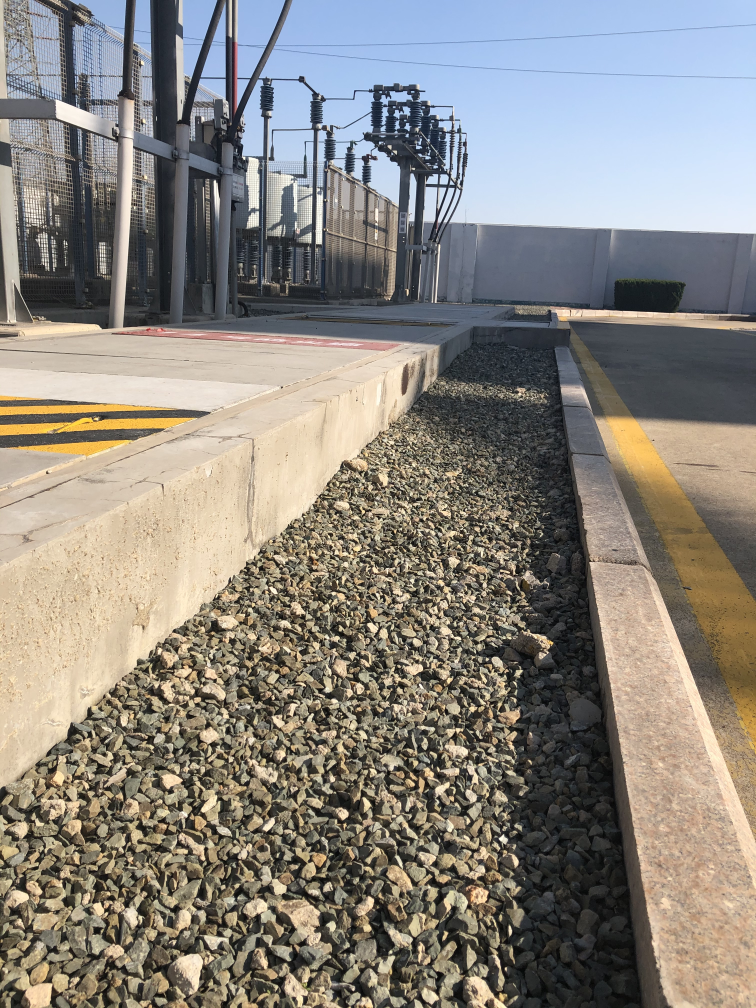
//> input picture roadpics/16.JPG, 3024 x 4032 px, given in place of 2.jpg, which was not available (shown at 1/4 size)
$ ./main   (built with g++ and OpenCV 4)
//> lines starting //> are read from the running program, lines starting //| are printed output that depends on the picture; after the words box and inside, x2 and y2 are one past the last pixel; in counts of white or black regions, pixels touching at a corner belong together; pictures that were not available may be replaced by others from this repository, and a replacement may not be noted
#include "opencv2/imgcodecs.hpp"
#include "opencv2/highgui.hpp"
#include "opencv2/imgproc.hpp"
#include <iostream>
using namespace cv;
using namespace std;

cv::Mat ero_dila(cv::Mat img, int iter1, int iter2) {
        cv::Mat ero_dila_img;
        cv::erode(img, ero_dila_img, Mat(), Point(-1,-1), iter1);
        cv::dilate(ero_dila_img, ero_dila_img, Mat(), Point(-1,-1), iter2);
        return ero_dila_img;
}

float get_slope(int x1, int y1, int x2, int y2) {
        float slp;
        if (x2 - x1 == 0) {
                slp = 999;
        } else {
                slp = (y2 - y1) / (x2 - x1);
        }
        return slp;
}

cv::Point point_on_line(cv::Vec4f line, int y) {
        float x0 = line[2];
        float y0 = line[3];
        float slope = line[1] / line[0];
        int x = (y - y0) / slope + x0;
        return cv::Point(x, y);
}

int main(int argc, char** argv)
{
        // Declare the output variables
        // Mat dst, cdst, cdstP;
        // const char* default_file = "sudoku.png";
        // const char* filename = argc >=2 ? argv[1] : default_file;

        // Loads an image
        cv::Mat src = cv::imread( "../roadpics/2.jpg", IMREAD_GRAYSCALE );
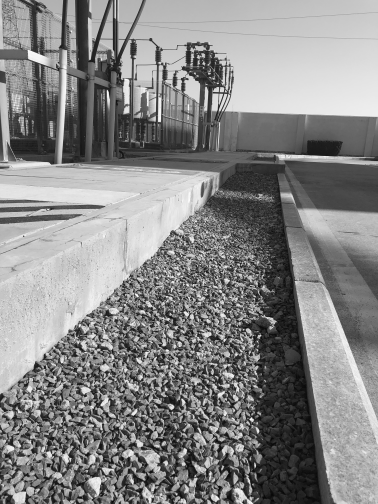
//> src: 4032 rows x 3024 cols, CV_8UC1 (shown at 1/8 size); min 0, max 255, mean 134.1
        cv::Mat img = cv::imread( "../roadpics/2.jpg" );
//> img is the input picture: 4032 rows x 3024 cols, CV_8UC3; mean B, G, R 126.6, 133.5, 138.1


        // Check if image is loaded fine
        if(src.empty()) {
                printf(" Error opening image\n");
                return -1;
        }


////////////////////////////////////////////////////////////////////////////////
// BRIGHTNESS & CONTRAST
        Mat new_image = Mat::zeros( src.size(), src.type() );
        float alpha = 2.1; /*< Simple contrast control */
        int beta = 1.4; /*< Simple brightness control */
        // MEAN
        int mean = 0;
        for( int y = 0; y < src.rows; y++ ) {
                for( int x = 0; x < src.cols; x++ ) {
                        mean += src.at<uchar>(y,x);
                }
        }
//> this loop made 4032 passes
//> mean on passes 1 to 3: 513061, 1025948, 1538741
//> after the loop, mean = 1635091447
        mean = mean / src.rows / src.cols;
//> mean = 134
        // BR & CT
        for( int y = 0; y < src.rows; y++ ) {
                for( int x = 0; x < src.cols; x++ ) {
                        new_image.at<uchar>(y,x) =
                                saturate_cast<uchar>( alpha*(src.at<uchar>(y,x)-mean) + beta*mean );
                }
        }
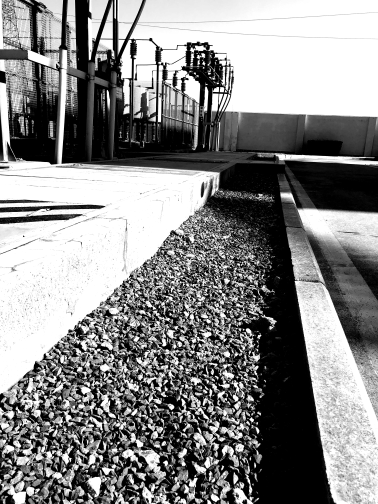
//> new_image: 4032 rows x 3024 cols, CV_8UC1 (shown at 1/8 size); min 0, max 255, mean 135.9

////////////////////////////////////////////////////////////////////////////////
// GAUSSIAN BLUR
        cv::Mat blur_img;
        cv::GaussianBlur( new_image, blur_img, Size( 31, 21 ), 0, 0 );

////////////////////////////////////////////////////////////////////////////////
// BINARY
        cv::Mat binary_img;
        cv::threshold(blur_img, binary_img, 200, 255, cv::THRESH_BINARY);
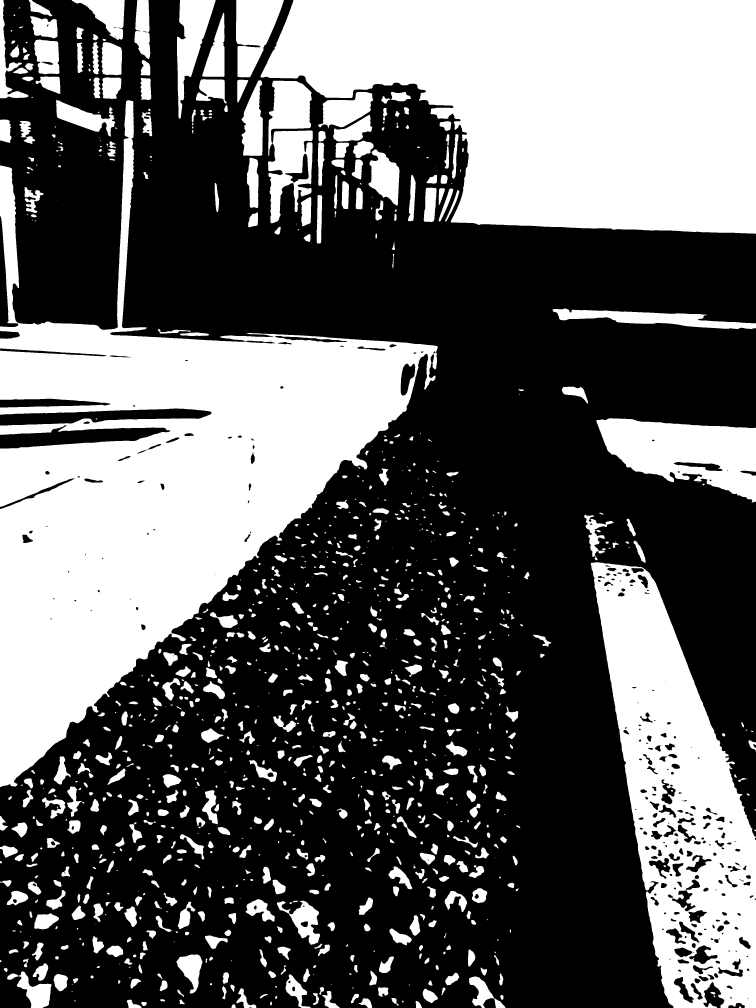
//> binary_img: 4032 rows x 3024 cols, CV_8UC1 (shown at 1/4 size); 38.3% white; 1136 white regions (136 under 20 px), largest, box (x1, y1, x2, y2) and area: (0, 401, 1751, 3149) 1723305, (1042, 0, 3024, 935) 1348305, (2363, 2249, 3024, 4032) 594773

////////////////////////////////////////////////////////////////////////////////
// EROSION & DILATION

        cv::Mat ero_img = ero_dila(binary_img, 12, 0);
        cv::Mat dila_img = ero_dila(ero_img, 0, 20);
        cv::Mat ero_img_2 = ero_dila(dila_img, 5, 0);

////////////////////////////////////////////////////////////////////////////////
// AND
        cv::Mat and_img;
        cv::bitwise_and(dila_img, ~ero_img_2, and_img);
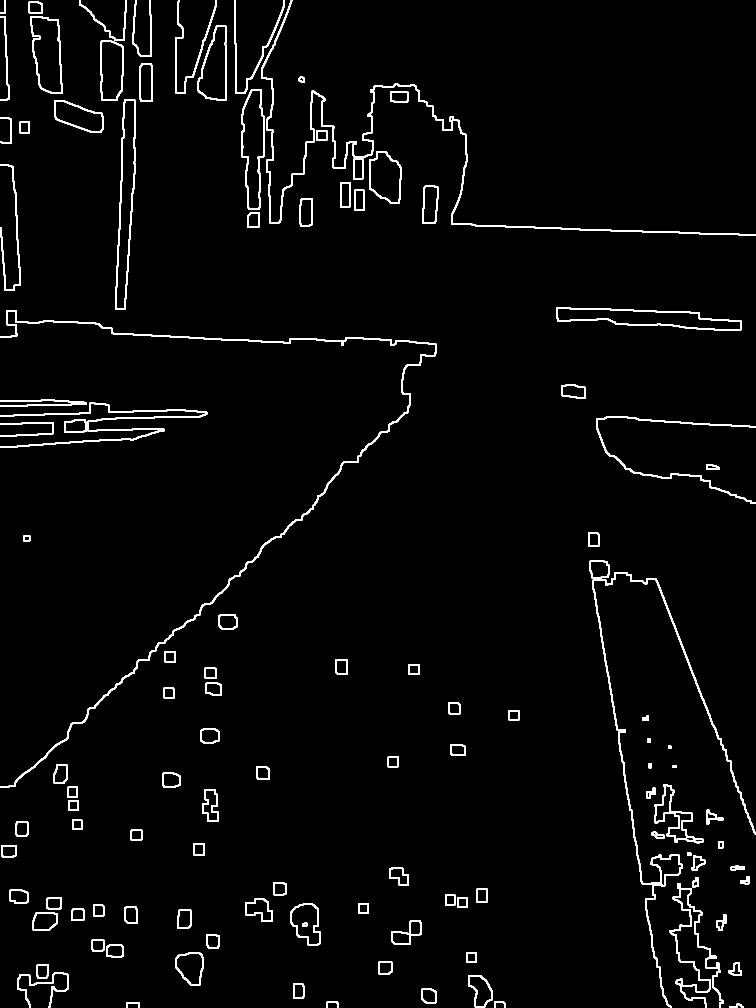
//> and_img: 4032 rows x 3024 cols, CV_8UC1 (shown at 1/4 size); 2.3% white; 115 white regions, largest, box (x1, y1, x2, y2) and area: (0, 1240, 1745, 3152) 28960, (1045, 0, 3024, 942) 27412, (2371, 2289, 3024, 4032) 22640

////////////////////////////////////////////////////////////////////////////////
// HOUGH
        std::vector<Vec4i> lines;
        cv::HoughLinesP(and_img, lines, 2, CV_PI/60, 160, 200, 25);
//> lines = 128 lines (x1, y1, x2, y2), first 8: [2627, 2318, 2872, 2956], [2360, 2243, 2468, 2921], [2435, 2700, 2568, 3537], [445, 1333, 1163, 1370], [461, 1213, 491, 623], [2630, 2323, 2883, 2980], [2623, 2314, 2830, 2853], [451, 1336, 1093, 1369]
        // [7 lines of commented-out code are left out]
        float slope_upper = 4;
        float slope_lower = 0.5;
        std::vector<float> slopes;
        std::vector<Vec4i> new_lines;
        for (size_t i = 0; i < lines.size(); i++) {
                cv::Vec4i line = lines[i];
                float slope = get_slope(line[0],line[1],line[2],line[3]);
                if (abs(slope) > slope_lower && abs(slope) < slope_upper) {
                        slopes.push_back(slope);
                        new_lines.push_back(line);
                        // cv::line(img, cv::Point(line[0],line[1]), cv::Point(line[2],line[3]), Scalar(255,0,0), 5, cv::LINE_AA);
                }
        }
//> this loop made 128 passes
//> (line, slp in get_slope, slope) on passes 1 to 8: ([2627, 2318, 2872, 2956], 2, 2), ([2360, 2243, 2468, 2921], 6, 6), ([2435, 2700, 2568, 3537], 6, 6), ([445, 1333, 1163, 1370], 0, 0), ([461, 1213, 491, 623], -19, -19), ([2630, 2323, 2883, 2980], 2, 2), ([2623, 2314, 2830, 2853], 2, 2), ([451, 1336, 1093, 1369], 0, 0)

////////////////////////////////////////////////////////////////////////////////
// LEFT RIGHT SPLIT
        std::vector<Vec4i> right_lines;
        std::vector<Vec4i> left_lines;
        std::vector<cv::Point> right_points;
        std::vector<cv::Point> left_points;
        for (size_t i = 0; i < new_lines.size(); i++) {
                cv::Vec4i line = new_lines[i];
                if (slopes[i]>0) {
                        right_lines.push_back(line);
                        right_points.push_back(cv::Point(line[0],line[1]));
                        right_points.push_back(cv::Point(line[2],line[3]));
                        // cv::line(img, cv::Point(line[0],line[1]), cv::Point(line[2],line[3]), Scalar(255,0,0), 5, cv::LINE_AA);
                } else if (slopes[i]<0) {
                        left_lines.push_back(line);
                        left_points.push_back(cv::Point(line[0],line[1]));
                        left_points.push_back(cv::Point(line[2],line[3]));
                }
        }
//> this loop made 21 passes
//> line on passes 1 to 8: [2627, 2318, 2872, 2956], [2630, 2323, 2883, 2980], [2623, 2314, 2830, 2853], [2816, 2798, 3023, 3336], [767, 310, 866, 4], [1010, 312, 1138, 24], [770, 310, 866, 14], [1045, 287, 1161, 25]

////////////////////////////////////////////////////////////////////////////////
// LEFT RIGHT COMBINATION
        Vec4f right_line;
        Vec4f left_line;
        if (right_points.size() > 1) {
                cv::fitLine(right_points, right_line, cv::DIST_L2, 0, 0.01, 0.01);
//> right_line = [0.363, 0.932, 2812.3, 2797.4]
        }
        cv::Point point1 = point_on_line(right_line, img.size[0]);
//> in point_on_line, `float x0 = line[2];`: x0 = 2812.3
//> in point_on_line, `float y0 = line[3];`: y0 = 2797.4
//> in point_on_line, `float slope = line[1] / line[0];`: slope = 2.57
//> in point_on_line, `int x = (y - y0) / slope + x0;`: x = 3292
//> point1 = Point(3292, 4032)
        cv::Point point2 = point_on_line(right_line, img.size[0] * 0.3);
//> point2 = Point(2194, 1209)
        cv::line(img,point1,point2,Scalar(255,0,0),5,cv::LINE_AA);
        if (left_points.size() > 1) {
                cv::fitLine(left_points, left_line, cv::DIST_L2, 0, 0.01, 0.01);
//> left_line = [0.155, 0.988, 988.1, 333.8]
        }
        cv::Point point3 = point_on_line(left_line, img.size[0]);
//> point3 = Point(1570, 4032)
        cv::Point point4 = point_on_line(left_line, img.size[0] * 0.3);
//> point4 = Point(1125, 1209)
        cv::line(img,point3,point4,Scalar(255,0,0),5,cv::LINE_AA);

////////////////////////////////////////////////////////////////////////////////
// SHOW
        Mat dst;
        resize(img, dst, Size(), 0.3, 0.3);
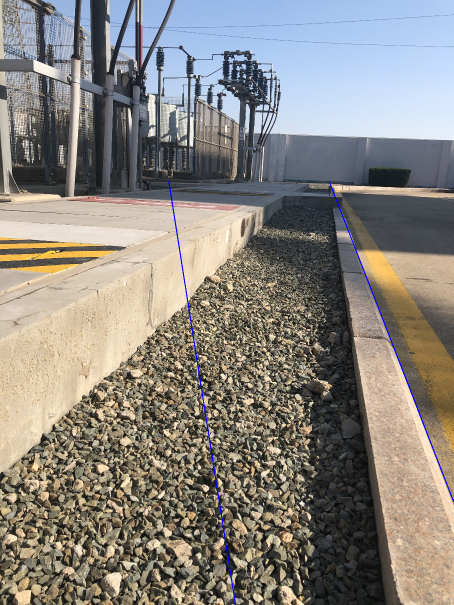
//> dst: 1210 rows x 907 cols, CV_8UC3 (shown at 1/2 size); mean B, G, R 126.9, 133, 137.5
        imshow("Source", dst);
        // [6 lines of commented-out code are left out]
        waitKey();
        return 0;
}

$ run again, on roadpics/17.JPG
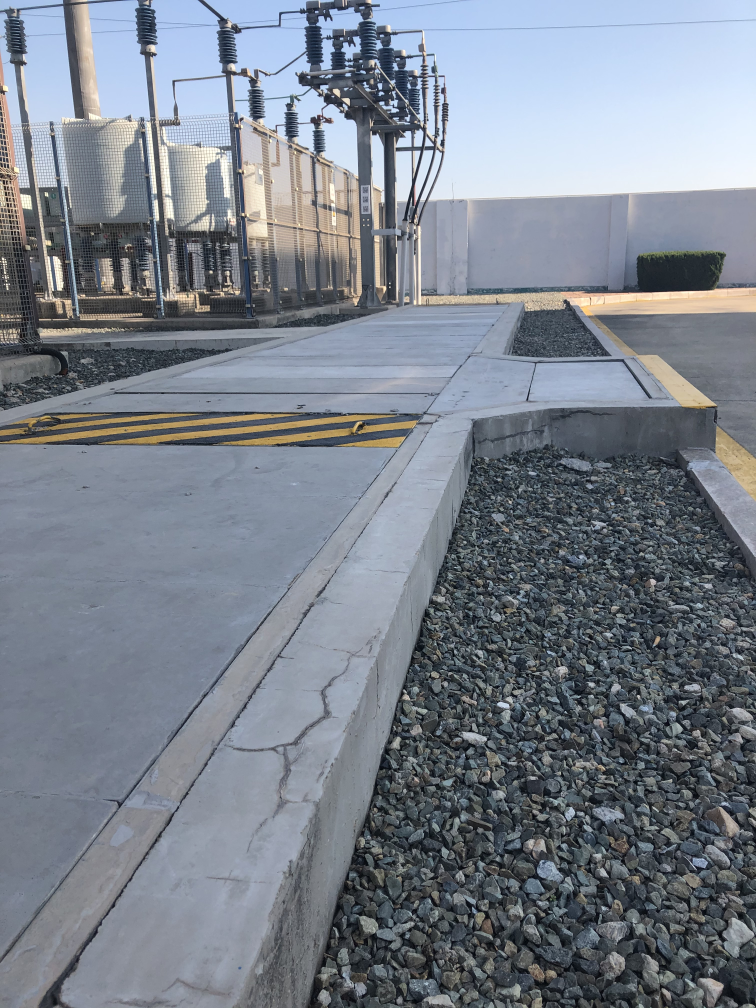
//> input picture roadpics/17.JPG, 3024 x 4032 px, given in place of 2.jpg, which was not available (shown at 1/4 size)
//> img is the input picture: 4032 rows x 3024 cols, CV_8UC3; mean B, G, R 139.7, 129.2, 122
//> the loop `for( int y = 0; y < src.rows; y++ )` made 4032 passes
//> mean on passes 1 to 3: 562730, 1124677, 1683935
//> after the loop `for( int y = 0; y < src.rows; y++ )`: mean = 1564114907
//> `mean = mean / src.rows / src.cols;`: mean = 128
//> `cv::threshold(blur_img, binary_img, 200, 255, cv::THRESH_BINARY);`:
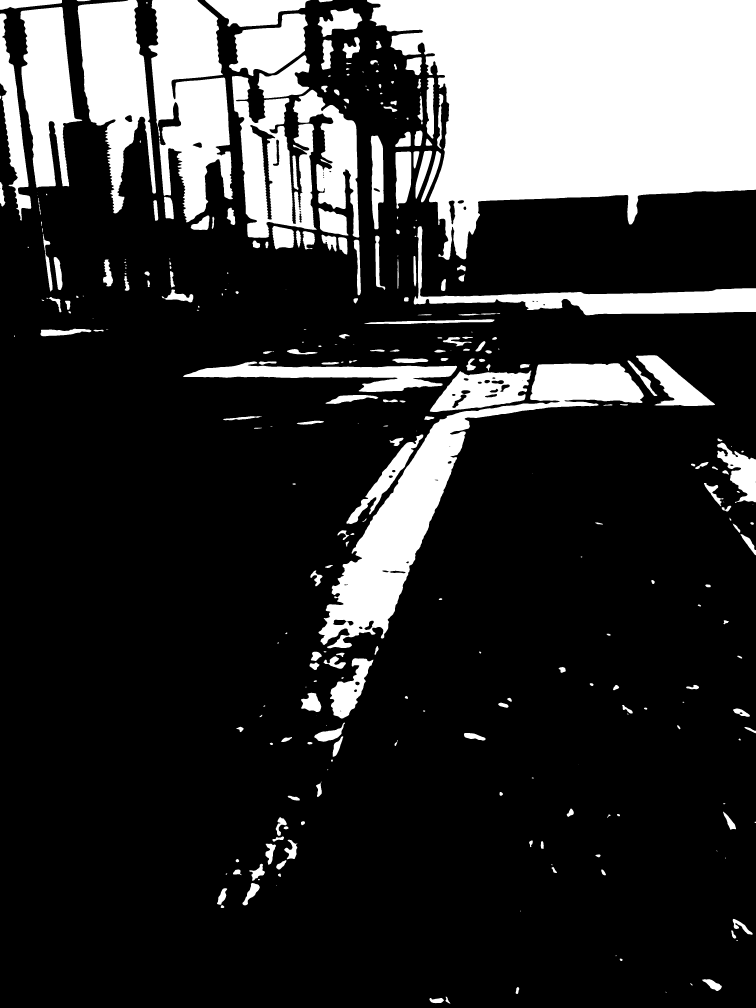
//> binary_img: 4032 rows x 3024 cols, CV_8UC1 (shown at 1/4 size); 21% white; 314 white regions (48 under 20 px), largest, box (x1, y1, x2, y2) and area: (1468, 0, 3024, 1040) 1064775, (1274, 1453, 2575, 2593) 262561, (594, 0, 932, 889) 190474
//> and_img: 4032 rows x 3024 cols, CV_8UC1; 1.7% white; 41 white regions, largest, box (x1, y1, x2, y2) and area: (599, 0, 1438, 998) 50900, (782, 1446, 2575, 2597) 42909, (1475, 0, 3024, 1038) 18880
//> lines = 110 lines (x1, y1, x2, y2), first 8: [1007, 1460, 1822, 1460], [1089, 1516, 1492, 1516], [782, 1513, 1118, 1513], [2561, 784, 2848, 769], [959, 506, 977, 864], [2558, 785, 2867, 769], [1193, 1514, 1492, 1514], [1916, 812, 2286, 793]
//> the loop `for (size_t i = 0; i < lines.size(); i++)` made 110 passes
//> (line, slp in get_slope, slope) on passes 1 to 8: ([1007, 1460, 1822, 1460], 0, 0), ([1089, 1516, 1492, 1516], 0, 0), ([782, 1513, 1118, 1513], 0, 0), ([2561, 784, 2848, 769], 0, 0), ([959, 506, 977, 864], 19, 19), ([2558, 785, 2867, 769], 0, 0), ([1193, 1514, 1492, 1514], 0, 0), ([1916, 812, 2286, 793], 0, 0)
//> the loop `for (size_t i = 0; i < new_lines.size(); i++)` made 9 passes
//> line on passes 1 to 8: [1416, 2177, 1606, 1884], [1416, 2182, 1607, 1887], [1614, 2344, 1811, 1900], [1614, 2348, 1793, 1945], [1719, 2105, 1813, 1893], [1658, 2253, 1781, 1977], [1422, 2166, 1605, 1884], [1418, 2175, 1607, 1884]
//> left_line = [0.582, -0.813, 1634.9, 2055.8]
//> point3 = Point(218, 4032)
//> point4 = Point(2241, 1209)
//> `resize(img, dst, Size(), 0.3, 0.3);`:
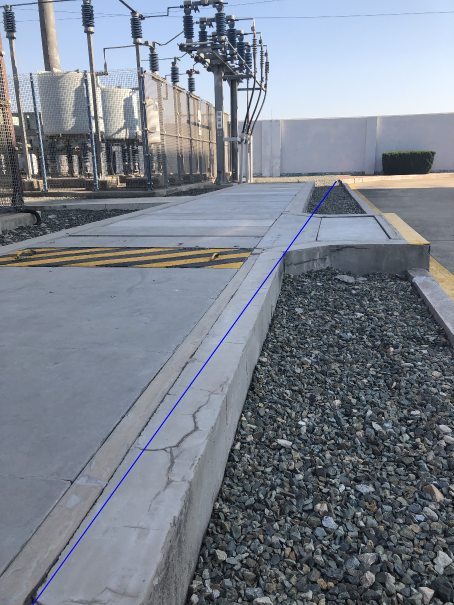
//> dst: 1210 rows x 907 cols, CV_8UC3 (shown at 1/2 size); mean B, G, R 139.8, 128.8, 121.6
